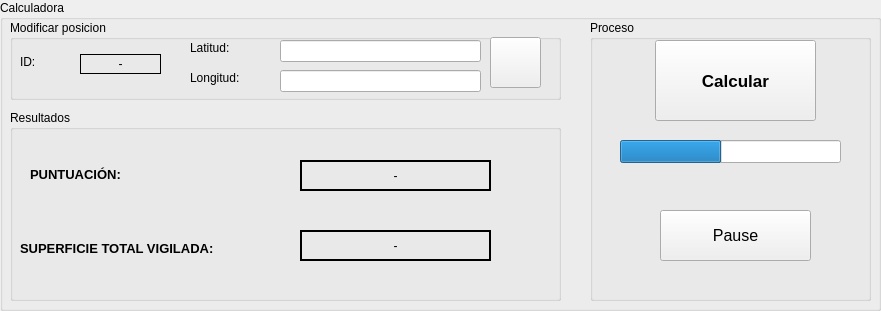
   <widget class="QGroupBox" name="gb_ResumenCalculadoraMain">
    <property name="geometry">
     <rect>
      <x>730</x>
      <y>720</y>
      <width>881</width>
      <height>311</height>
     </rect>
    </property>
    <property name="focusPolicy">
     <enum>Qt::NoFocus</enum>
    </property>
    <property name="title">
     <string>Calculadora</string>
    </property>
    <widget class="QGroupBox" name="gr_ModificarPosC">
     <property name="geometry">
      <rect>
       <x>10</x>
       <y>20</y>
       <width>551</width>
       <height>80</height>
      </rect>
     </property>
     <property name="title">
      <string>Modificar posicion</string>
     </property>
     <widget class="QLabel" name="label_64">
      <property name="geometry">
       <rect>
        <x>180</x>
        <y>20</y>
        <width>55</width>
        <height>16</height>
       </rect>
      </property>
      <property name="text">
       <string>Latitud:</string>
      </property>
     </widget>
     <widget class="QLabel" name="label_65">
      <property name="geometry">
       <rect>
        <x>180</x>
        <y>50</y>
        <width>55</width>
        <height>16</height>
       </rect>
      </property>
      <property name="text">
       <string>Longitud:</string>
      </property>
     </widget>
     <widget class="QLineEdit" name="ln_ModiCLat">
      <property name="geometry">
       <rect>
        <x>270</x>
        <y>20</y>
        <width>201</width>
        <height>22</height>
       </rect>
      </property>
     </widget>
     <widget class="QLineEdit" name="ln_ModiCLong">
      <property name="geometry">
       <rect>
        <x>270</x>
        <y>50</y>
        <width>201</width>
        <height>22</height>
       </rect>
      </property>
     </widget>
     <widget class="QPushButton" name="bt_confirmarModiC">
      <property name="geometry">
       <rect>
        <x>480</x>
        <y>17</y>
        <width>51</width>
        <height>51</height>
       </rect>
      </property>
      <property name="text">
       <string/>
      </property>
      <property name="icon">
       <iconset>
        <normaloff>../Imagenes/mapGreen.png</normaloff>../Imagenes/mapGreen.png</iconset>
      </property>
      <property name="iconSize">
       <size>
        <width>40</width>
        <height>40</height>
       </size>
      </property>
     </widget>
     <widget class="QLabel" name="label_67">
      <property name="geometry">
       <rect>
        <x>10</x>
        <y>34</y>
        <width>55</width>
        <height>16</height>
       </rect>
      </property>
      <property name="text">
       <string>ID:</string>
      </property>
     </widget>
     <widget class="QLabel" name="lb_idModificarPos">
      <property name="geometry">
       <rect>
        <x>70</x>
        <y>34</y>
        <width>81</width>
        <height>20</height>
       </rect>
      </property>
      <property name="frameShape">
       <enum>QFrame::Box</enum>
      </property>
      <property name="text">
       <string>-</string>
      </property>
      <property name="alignment">
       <set>Qt::AlignCenter</set>
      </property>
     </widget>
    </widget>
    <widget class="QGroupBox" name="gb_ResultadosC">
     <property name="geometry">
      <rect>
       <x>10</x>
       <y>110</y>
       <width>551</width>
       <height>191</height>
      </rect>
     </property>
     <property name="title">
      <string>Resultados</string>
     </property>
     <widget class="QLabel" name="lb_reGG">
      <property name="geometry">
       <rect>
        <x>20</x>
        <y>56</y>
        <width>151</width>
        <height>16</height>
       </rect>
      </property>
      <property name="font">
       <font>
        <pointsize>10</pointsize>
        <weight>75</weight>
        <bold>true</bold>
       </font>
      </property>
      <property name="text">
       <string>PUNTUACIÓN: </string>
      </property>
     </widget>
     <widget class="QLabel" name="LB_RE">
      <property name="geometry">
       <rect>
        <x>10</x>
        <y>130</y>
        <width>271</width>
        <height>16</height>
       </rect>
      </property>
      <property name="font">
       <font>
        <pointsize>10</pointsize>
        <weight>75</weight>
        <bold>true</bold>
       </font>
      </property>
      <property name="text">
       <string>SUPERFICIE TOTAL VIGILADA:</string>
      </property>
     </widget>
     <widget class="QLabel" name="lb_resultPunt">
      <property name="geometry">
       <rect>
        <x>290</x>
        <y>50</y>
        <width>191</width>
        <height>31</height>
       </rect>
      </property>
      <property name="frameShape">
       <enum>QFrame::Box</enum>
      </property>
      <property name="lineWidth">
       <number>2</number>
      </property>
      <property name="text">
       <string>-</string>
      </property>
      <property name="alignment">
       <set>Qt::AlignCenter</set>
      </property>
     </widget>
     <widget class="QLabel" name="lb_resultSup">
      <property name="geometry">
       <rect>
        <x>290</x>
        <y>120</y>
        <width>191</width>
        <height>31</height>
       </rect>
      </property>
      <property name="frameShape">
       <enum>QFrame::Box</enum>
      </property>
      <property name="lineWidth">
       <number>2</number>
      </property>
      <property name="text">
       <string>-</string>
      </property>
      <property name="alignment">
       <set>Qt::AlignCenter</set>
      </property>
     </widget>
    </widget>
    <widget class="QGroupBox" name="groupBox_12">
     <property name="geometry">
      <rect>
       <x>590</x>
       <y>20</y>
       <width>281</width>
       <height>281</height>
      </rect>
     </property>
     <property name="title">
      <string>Proceso</string>
     </property>
     <widget class="QPushButton" name="bt_lanzarCalculadora">
      <property name="geometry">
       <rect>
        <x>65</x>
        <y>20</y>
        <width>161</width>
        <height>81</height>
       </rect>
      </property>
      <property name="font">
       <font>
        <pointsize>13</pointsize>
        <weight>75</weight>
        <bold>true</bold>
       </font>
      </property>
      <property name="text">
       <string>Calcular</string>
      </property>
      <property name="icon">
       <iconset>
        <normaloff>../Imagenes/Run.png</normaloff>../Imagenes/Run.png</iconset>
      </property>
      <property name="iconSize">
       <size>
        <width>43</width>
        <height>43</height>
       </size>
      </property>
      <property name="autoDefault">
       <bool>false</bool>
      </property>
      <property name="default">
       <bool>false</bool>
      </property>
      <property name="flat">
       <bool>false</bool>
      </property>
     </widget>
     <widget class="QProgressBar" name="BarraProgresoCal">
      <property name="geometry">
       <rect>
        <x>30</x>
        <y>120</y>
        <width>221</width>
        <height>23</height>
       </rect>
      </property>
      <property name="maximum">
       <number>100</number>
      </property>
      <property name="value">
       <number>46</number>
      </property>
      <property name="textVisible">
       <bool>false</bool>
      </property>
      <property name="invertedAppearance">
       <bool>false</bool>
      </property>
      <property name="format">
       <string>%p%</string>
      </property>
     </widget>
     <widget class="QPushButton" name="bt_detenCal">
      <property name="geometry">
       <rect>
        <x>70</x>
        <y>190</y>
        <width>151</width>
        <height>51</height>
       </rect>
      </property>
      <property name="font">
       <font>
        <pointsize>12</pointsize>
       </font>
      </property>
      <property name="text">
       <string>Pause</string>
      </property>
      <property name="icon">
       <iconset>
        <normaloff>../Imagenes/stop_64.png</normaloff>../Imagenes/stop_64.png</iconset>
      </property>
      <property name="iconSize">
       <size>
        <width>40</width>
        <height>40</height>
       </size>
      </property>
     </widget>
    </widget>
   </widget>
